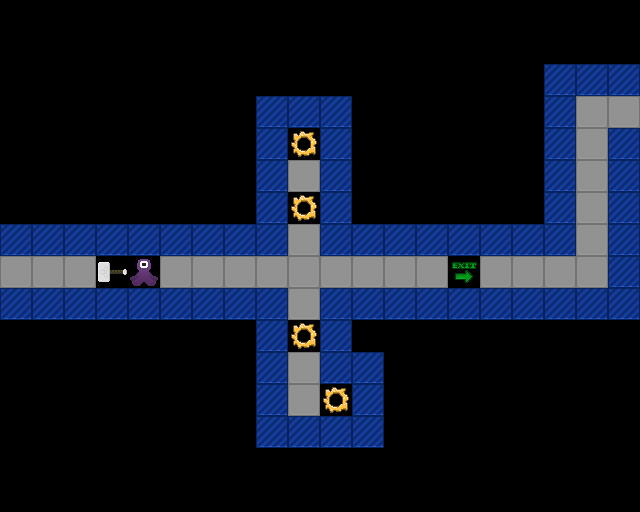

Tiled map render using the project's own tile images. Description and the whole map definition, tile-layer contents included, below:
An orthogonal 20x16 tile map with 32x32 px tiles, 1 tile layer (Tile Layer 1).

<map version="1.5" tiledversion="1.7.0" orientation="orthogonal" renderorder="right-down" width="20" height="16" tilewidth="32" tileheight="32" infinite="0" nextlayerid="2" nextobjectid="1">
 <tileset firstgid="1" source="project-mjolnir.tsx" />
 <layer id="1" name="Tile Layer 1" width="20" height="16">
  <data encoding="csv">
0,0,0,0,0,0,0,0,0,0,0,0,0,0,0,0,0,0,0,0,
0,0,0,0,0,0,0,0,0,0,0,0,0,0,0,0,0,0,0,0,
0,0,0,0,0,0,0,0,0,0,0,0,0,0,0,0,0,4,4,4,
0,0,0,0,0,0,0,0,4,4,4,0,0,0,0,0,0,4,3,3,
0,0,0,0,0,0,0,0,4,2,4,0,0,0,0,0,0,4,3,4,
0,0,0,0,0,0,0,0,4,3,4,0,0,0,0,0,0,4,3,4,
0,0,0,0,0,0,0,0,4,2,4,0,0,0,0,0,0,4,3,4,
4,4,4,4,4,4,4,4,4,3,4,4,4,4,4,4,4,4,3,4,
3,3,3,47,50,3,3,3,3,3,3,3,3,3,18,3,3,3,3,4,
4,4,4,4,4,4,4,4,4,3,4,4,4,4,4,4,4,4,4,4,
0,0,0,0,0,0,0,0,4,2,4,0,0,0,0,0,0,0,0,0,
0,0,0,0,0,0,0,0,4,3,4,4,0,0,0,0,0,0,0,0,
0,0,0,0,0,0,0,0,4,3,2,4,0,0,0,0,0,0,0,0,
0,0,0,0,0,0,0,0,4,4,4,4,0,0,0,0,0,0,0,0,
0,0,0,0,0,0,0,0,0,0,0,0,0,0,0,0,0,0,0,0,
0,0,0,0,0,0,0,0,0,0,0,0,0,0,0,0,0,0,0,0
</data>
 </layer>
</map>
